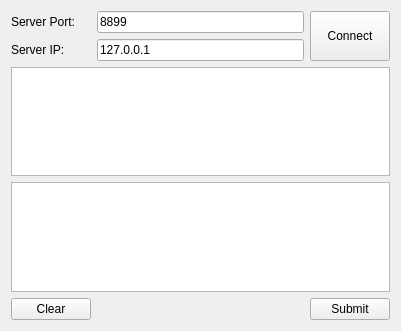
<?xml version="1.0" encoding="UTF-8"?>
<ui version="4.0">
 <class>ClientWidget</class>
 <widget class="QWidget" name="ClientWidget">
  <property name="geometry">
   <rect>
    <x>0</x>
    <y>0</y>
    <width>401</width>
    <height>331</height>
   </rect>
  </property>
  <property name="windowTitle">
   <string>Form</string>
  </property>
  <layout class="QGridLayout" name="gridLayout">
   <item row="0" column="0">
    <widget class="QLabel" name="label">
     <property name="text">
      <string>Server Port:</string>
     </property>
    </widget>
   </item>
   <item row="0" column="1">
    <widget class="QLineEdit" name="editPort">
     <property name="text">
      <string>8899</string>
     </property>
    </widget>
   </item>
   <item row="0" column="2" rowspan="2">
    <widget class="QPushButton" name="buttonConnect">
     <property name="maximumSize">
      <size>
       <width>16777215</width>
       <height>50</height>
      </size>
     </property>
     <property name="text">
      <string>Connect</string>
     </property>
    </widget>
   </item>
   <item row="1" column="0">
    <widget class="QLabel" name="label_2">
     <property name="text">
      <string>Server IP:</string>
     </property>
    </widget>
   </item>
   <item row="1" column="1">
    <widget class="QLineEdit" name="editIP">
     <property name="text">
      <string>127.0.0.1</string>
     </property>
    </widget>
   </item>
   <item row="2" column="0" colspan="3">
    <widget class="QTextEdit" name="editSystem">
     <property name="readOnly">
      <bool>true</bool>
     </property>
    </widget>
   </item>
   <item row="3" column="0" colspan="3">
    <widget class="QTextEdit" name="editInput"/>
   </item>
   <item row="4" column="0">
    <widget class="QPushButton" name="buttonClear">
     <property name="text">
      <string>Clear</string>
     </property>
    </widget>
   </item>
   <item row="4" column="1">
    <spacer name="horizontalSpacer">
     <property name="orientation">
      <enum>Qt::Horizontal</enum>
     </property>
     <property name="sizeHint" stdset="0">
      <size>
       <width>218</width>
       <height>20</height>
      </size>
     </property>
    </spacer>
   </item>
   <item row="4" column="2">
    <widget class="QPushButton" name="buttonSubmit">
     <property name="text">
      <string>Submit</string>
     </property>
    </widget>
   </item>
  </layout>
 </widget>
 <resources/>
 <connections/>
</ui>
